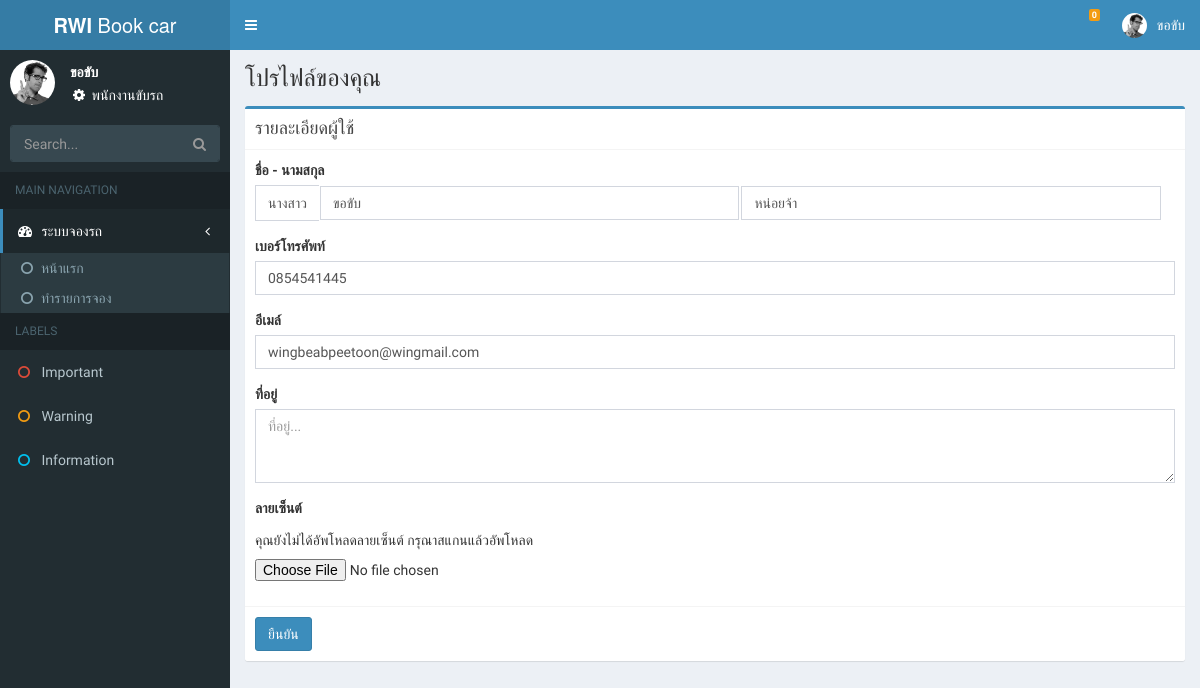
Screenshot of /profile.php (signed in) with the database file from the repository.
### tables this page shows
CREATE TABLE `user` (
  `u_id` int(11) NOT NULL,
  `u_prefix` varchar(20) NOT NULL,
  `u_fname` varchar(50) NOT NULL,
  `u_lname` varchar(50) NOT NULL,
  `u_tel` varchar(10) NOT NULL,
  `u_email` varchar(50) NOT NULL,
  `u_address` varchar(200) NOT NULL,
  `username` varchar(200) NOT NULL,
  `password` varchar(200) NOT NULL,
  `u_permit` char(1) NOT NULL,
  `u_department` varchar(50) NOT NULL,
  `u_signature` varchar(200) NOT NULL
);

### profile.php (the view, shortened to what this page needs)
<?php
include("header.php");
include("left.php");
$u_id = $_SESSION['u_id'];
$strsql = "SELECT u.u_prefix,u.u_fname,u.u_lname,u.u_tel,u.u_email,u.u_address,u.u_signature
FROM user u
WHERE u.u_id = '".$u_id."'";
$query = $conn->query($strsql);
 ?>
 <div class="content-wrapper">
   <section class="content-header">
     <h1>โปรไฟล์ของคุณ</h1>
   </section>
   <section class="content">
     <div class="box box-primary">
       <div class="box-header with-border">
         <h2 class="box-title">รายละเอียดผู้ใช้</h2>
       </div>
       <?php
       while ($result = $query->fetch_array()) {
        ?>
       <form class="" action="edituser.php" method="post" role="form" enctype="multipart/form-data">
         <div class="box-body">
           <div class="form-group">
             <label>ชื่อ - นามสกุล</label>
             <div class="input-group">
               <span class="input-group-addon"><?php echo $result['u_prefix']; ?></span>
               <input class="form-control" type="text" name="fname" value="<?php echo $result['u_fname']; ?>" placeholder="ชื่อ" style="display: unset; width: 49%; margin: 1px;" required>
               <input class="form-control" type="text" name="lname" value="<?php echo $result['u_lname']; ?>" placeholder="นามสกุล" style="display: unset; width: 49%; margin: 1px;" required>
             </div>
           </div>
           <div class="form-group">
             <label>เบอร์โทรศัพท์</label>
             <input class="form-control" type="text" name="tel" value="<?php echo $result['u_tel']; ?>" placeholder="เบอร์โทรศัพท์">
           </div>
           <div class="form-group">
             <label>อีเมล์</label>
             <input class="form-control" type="email" name="email" value="<?php echo $result['u_email']; ?>" placeholder="อีเมล์">
           </div>
           <div class="form-group">
             <label>ที่อยู่</label>
             <textarea class="form-control" name="address" rows="3" cols="80" placeholder="ที่อยู่..."><?php echo $result['u_address']; ?></textarea>
           </div>
           <div class="form-group">
             <label>ลายเซ็นต์</label>
               <div>
                 <?php
                 if($result['u_signature']==""){
                   echo "<h5>คุณยังไม่ได้อัพโหลดลายเซ็นต์ กรุณาสแกนแล้วอัพโหลด</h5>";
                 }else{
                  ?>
                 <a href="img/signature/<?php echo $result['u_signature']; ?>" target="_blank"><img src="img/signature/<?php echo $result['u_signature']; ?>" height="200px"></a>
                 <input type="hidden" name="checkimg" value="<?php echo $result['u_signature']; ?>">
                 <?php
                }
                  ?>
               </div>
               <input type="file" name="signature" value="" style="display: block;">
           </div>
         </div>
         <div class="box-footer">
           <button class="btn btn-primary" type="submit" name="button">ยืนยัน</button>
         </div>
       </form>
       <?php
     }
        ?>
     </div>
   </section>
 </div>
<?php
include("footer.php");
 ?>

### rows the page displays
user: u_prefix "นางสาว", fname "ขอขับ", lname "หน่อยจ้า", tel "0854541445", email "wingbeabpeetoon@wingmail.com", shows "คุณยังไม่ได้อัพโหลดลายเซ็นต์ กรุณาสแกนแล้วอัพโหลด"

### other values shown
$list_req "0"
$_SESSION['name'] "ขอขับ"
$permit "พนักงานขับรถ"
